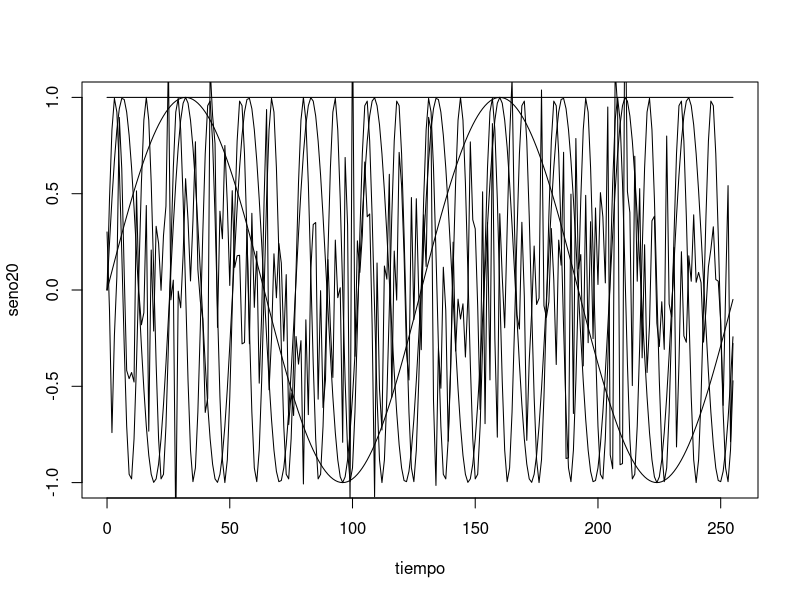
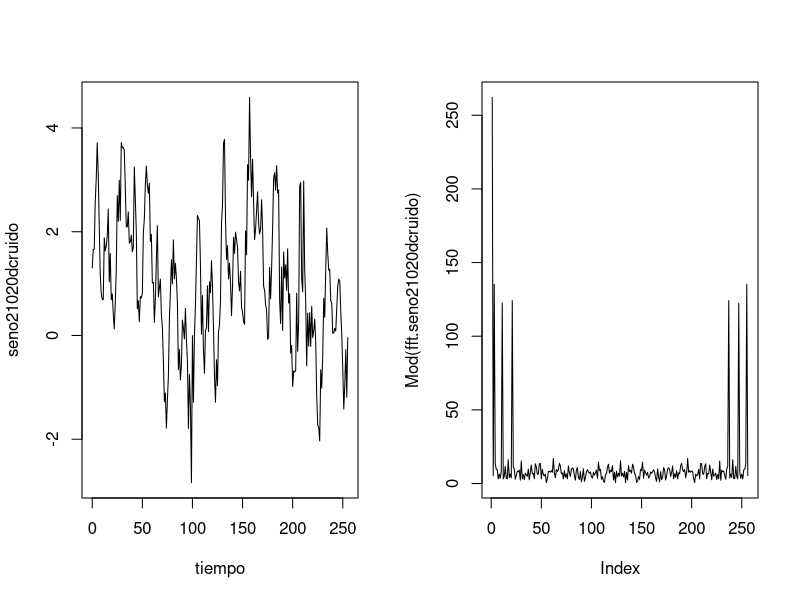
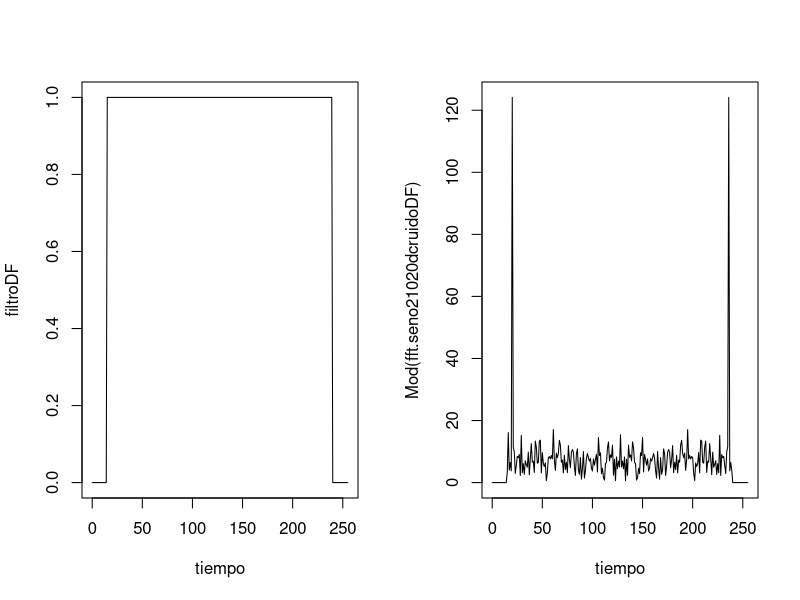
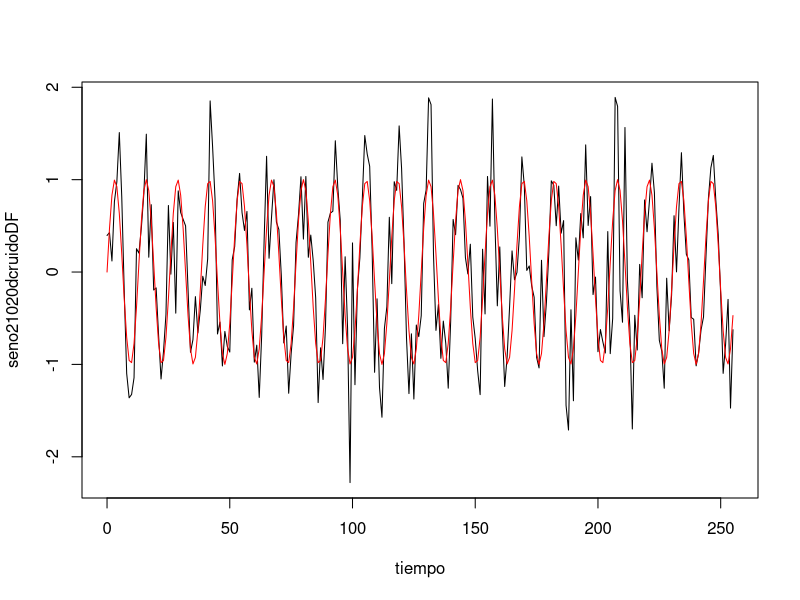
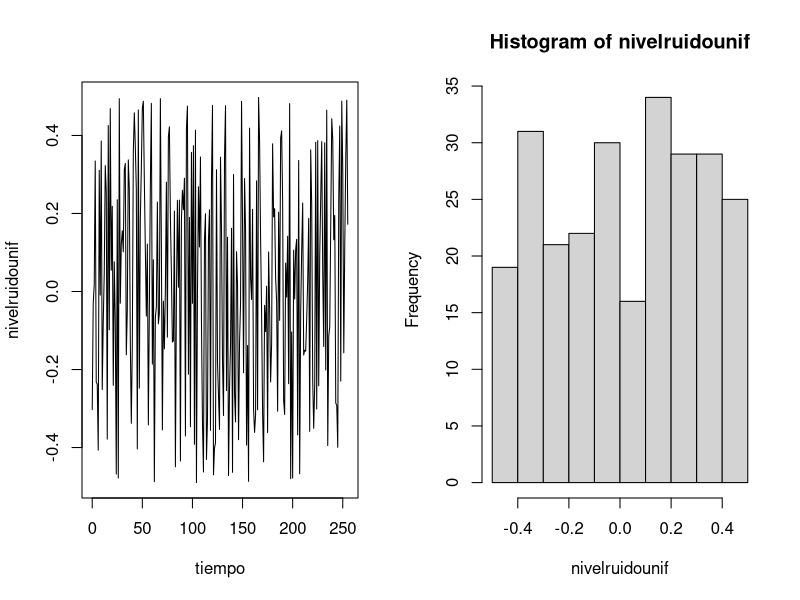
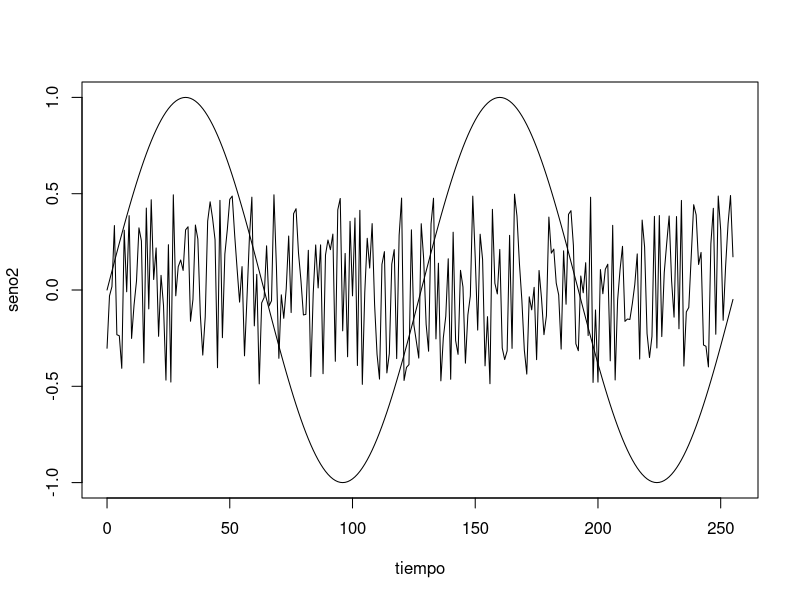
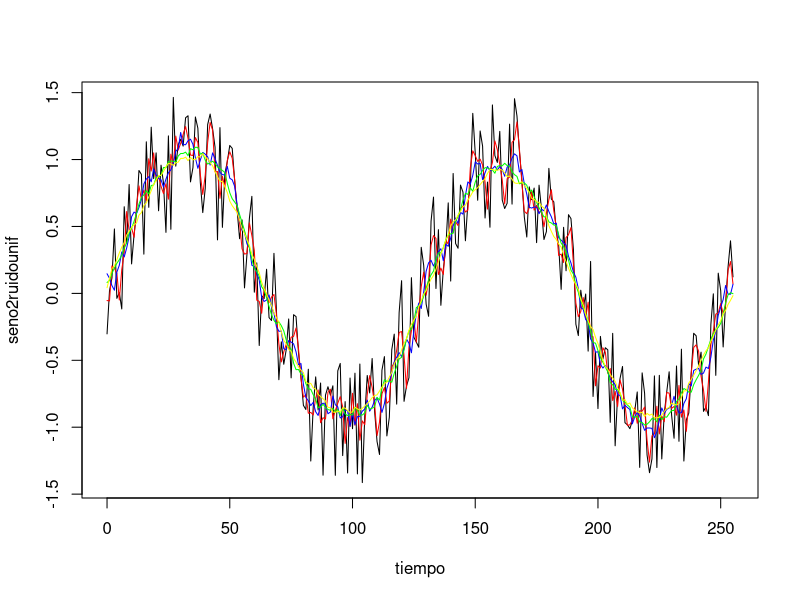
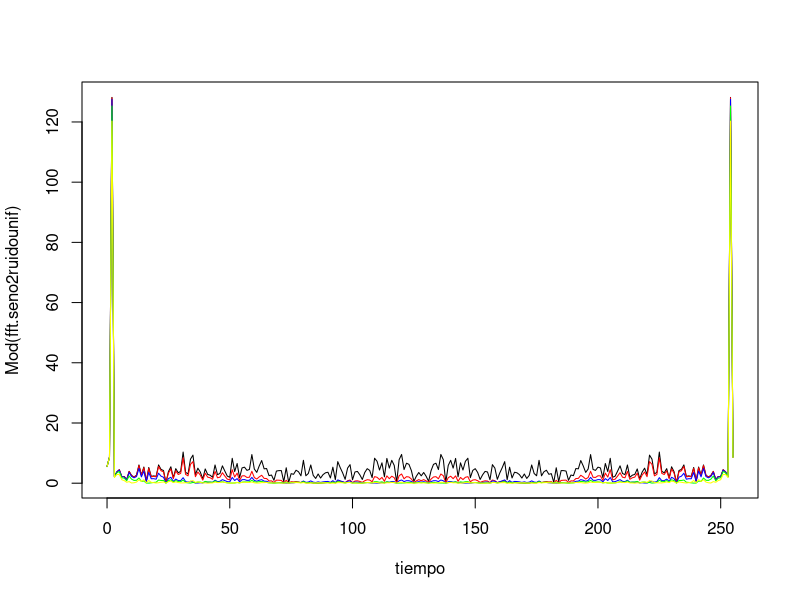

Write R code to recreate these figures, in order.
N <- 256
tiempo <- 0:(N-1) 

ciclos <- 2
amplitud <- 1
seno2 <- amplitud*sin(ciclos*2*pi*tiempo/N)

ciclos <- 10
amplitud <- 1
seno10 <- amplitud*sin(ciclos*2*pi*tiempo/N)

ciclos <- 20
amplitud <- 1
seno20 <- amplitud*sin(ciclos*2*pi*tiempo/N)

niveldc <- rep(1,N)
nivelruido <- rnorm(N,mean=0,sd=0.5)

plot(tiempo,seno20,type="l")
lines(tiempo,seno2)
lines(tiempo,seno10)
lines(tiempo,niveldc)
lines(tiempo,nivelruido)

seno21020dcruido <- seno2 + seno10 + seno20 + niveldc + nivelruido
fft.seno21020dcruido <- fft(seno21020dcruido)

op <- par(mfrow=c(1,2))
plot(tiempo,seno21020dcruido,type='l')
plot(Mod(fft.seno21020dcruido),type='l')

# Aplico filtro y establezco frecuencia de corte
# Dejo pasar frecuencias menores a x
# pasa altos vs pasa bajos

filtroDF <- rep(1,N)
filtroDF[1:15] <- 0
filtroDF[(N-15):N] <- 0
fft.seno21020dcruidoDF <- filtroDF*fft.seno21020dcruido

op <- par(mfrow=c(1,2))
plot(tiempo,filtroDF,type='l')
plot(tiempo,Mod(fft.seno21020dcruidoDF),type='l')

par(mfrow=c(1,1))
seno21020dcruidoDF <- Re(fft(fft.seno21020dcruidoDF,inverse=TRUE)/N)
plot(tiempo,seno21020dcruidoDF,type="l")
lines(tiempo,seno20,col="red")


N <- 256
tiempo <- 0:(N-1)

ciclos <- 2
amplitud <- 1
seno2 <- amplitud*sin(ciclos*2*pi*tiempo/N)


nivelruidounif <- runif(N,min=-0.5,max=0.5)
op <- par(mfrow=c(1,2))
plot(tiempo,nivelruidounif,type="l")
hist(nivelruidounif)

op <- par(mfrow=c(1,1))

plot(tiempo,seno2,type="l")
lines(tiempo,nivelruidounif)

seno2ruidounif <- seno2 + nivelruidounif
plot(tiempo,seno2ruidounif,type="l")

seno2ruidounif.MA3 <- filter(seno2ruidounif,rep(1/3,3),circular=TRUE)
lines(tiempo,seno2ruidounif.MA3,col="red")

seno2ruidounif.MA7 <- filter(seno2ruidounif,rep(1/7,7),circular=TRUE)
lines(tiempo,seno2ruidounif.MA7,col="blue")


seno2ruidounif.MA15 <- filter(seno2ruidounif,rep(1/15,15),circular=TRUE)
lines(tiempo,seno2ruidounif.MA15,col="green")


seno2ruidounif.MA25 <- filter(seno2ruidounif,rep(1/25,25),circular=TRUE)
lines(tiempo,seno2ruidounif.MA25,col="yellow")

# comprobacion del efecto pasa bajos del filtrado por media movil

fft.seno2ruidounif <- fft(seno2ruidounif)
fft.seno2ruidounif.MA3 <- fft(seno2ruidounif.MA3)
fft.seno2ruidounif.MA7 <- fft(seno2ruidounif.MA7)
fft.seno2ruidounif.MA15 <- fft(seno2ruidounif.MA15)
fft.seno2ruidounif.MA25 <- fft(seno2ruidounif.MA25)

plot(tiempo,Mod(fft.seno2ruidounif),type="l")
lines(tiempo,Mod(fft.seno2ruidounif.MA3),col="red")
lines(tiempo,Mod(fft.seno2ruidounif.MA7),col="blue")
lines(tiempo,Mod(fft.seno2ruidounif.MA15),col="green")
lines(tiempo,Mod(fft.seno2ruidounif.MA25),col="yellow")


ma3 = rep(0,N)

ma3[1:3] = 1/3

ma7 = rep(0,N)

ma7[1:7] = 1/7

ma15 = rep(0,N)

ma15[1:15] = 1/15

ma25 = rep(0,N)

ma25[1:25] = 1/25

fft.ma3 = fft(ma3)

fft.ma7 = fft(ma7)

fft.ma15 = fft(ma15)

fft.ma25 = fft(ma25)

plot(tiempo,Mod(fft.ma3),type="l", col="red", xlim=c(0,N/2))

lines (tiempo,Mod(fft.ma7),col="blue")

lines (tiempo,Mod(fft.ma15),col="green")

lines (tiempo,Mod(fft.ma25),col="yellow")

abline (h=0.7,lty=2)


# descomposicion de series temporales

dato <- read.csv("TS_1.csv")
print(names(dato))

op <- par(mfrow = c(2, 2))
plot(dato$t,dato$a0,type="l" , xlim=c(0,260),xlab="dia" , ylab="a0")
plot(dato$t,dato$a1,type="l" , xlim=c(0,260),xlab="dia" , ylab="a1")
plot(dato$t,dato$a2,type="l" , xlim=c(0,260),xlab="dia" , ylab="a2")
plot(dato$t,dato$rn,type="l" , xlim=c(0,260),xlab="dia" , ylab="rn")

op <- par(mfrow = c(1, 1))
plot(dato$t,dato$a,type="l" , xlim=c(0,260),xlab="dia" , ylab="a")

outMA7 <- filter(dato$a,rep(1/7,7), circular =TRUE)
difMA7 <- dato$a - outMA7
outMA21 <- filter(dato$a,rep(1/21,21), circular =TRUE)
difMA21 <- outMA7 - outMA21

op <- par(mfrow = c(2, 2))
plot(dato$t,outMA7,type="l",xlab="dia" , ylab="sal MA7")
plot(dato$t,difMA7,type="l", xlab="dia" , ylab="dif MA7")
plot(dato$t,outMA21,type="l",xlab="dia", ylab="sal MA21")
plot(dato$t,difMA21,type="l", xlab="dia" , ylab="dif MA21")


op <- par(mfrow = c(1, 1))
plot(dato$t,outMA7,type="l",ylim=c(-10,70),xlab="dia", ylab="sal-difMA7 y MA21",col="black")
lines (dato$t,difMA7,col="blue")
lines (dato$t,outMA21,col="red")
lines (dato$t,difMA21,col="green")

fft.a = Mod(fft(dato$a))
fft.outMA7 = Mod(fft(outMA7))
fft.difMA7 = Mod(fft(difMA7))
fft.outMA21 = Mod(fft(outMA21))
fft.difMA21 = Mod(fft(difMA21))
op <- par(mfrow = c(1, 1))

plot( fft.a, type="l" , col="black" , ylim=c(0,800),xlim=c(0,128), lty =2)
lines ( fft.outMA7,col="black")
lines ( fft.difMA7,col="blue")
lines ( fft.outMA21,col="red")
lines ( fft.difMA21,col="green") 


plot(tiempo,seno2,type="l")
plot(tiempo,Mod(fft(seno2)),type="l")

max(Mod(fft(seno2)))

128*2

